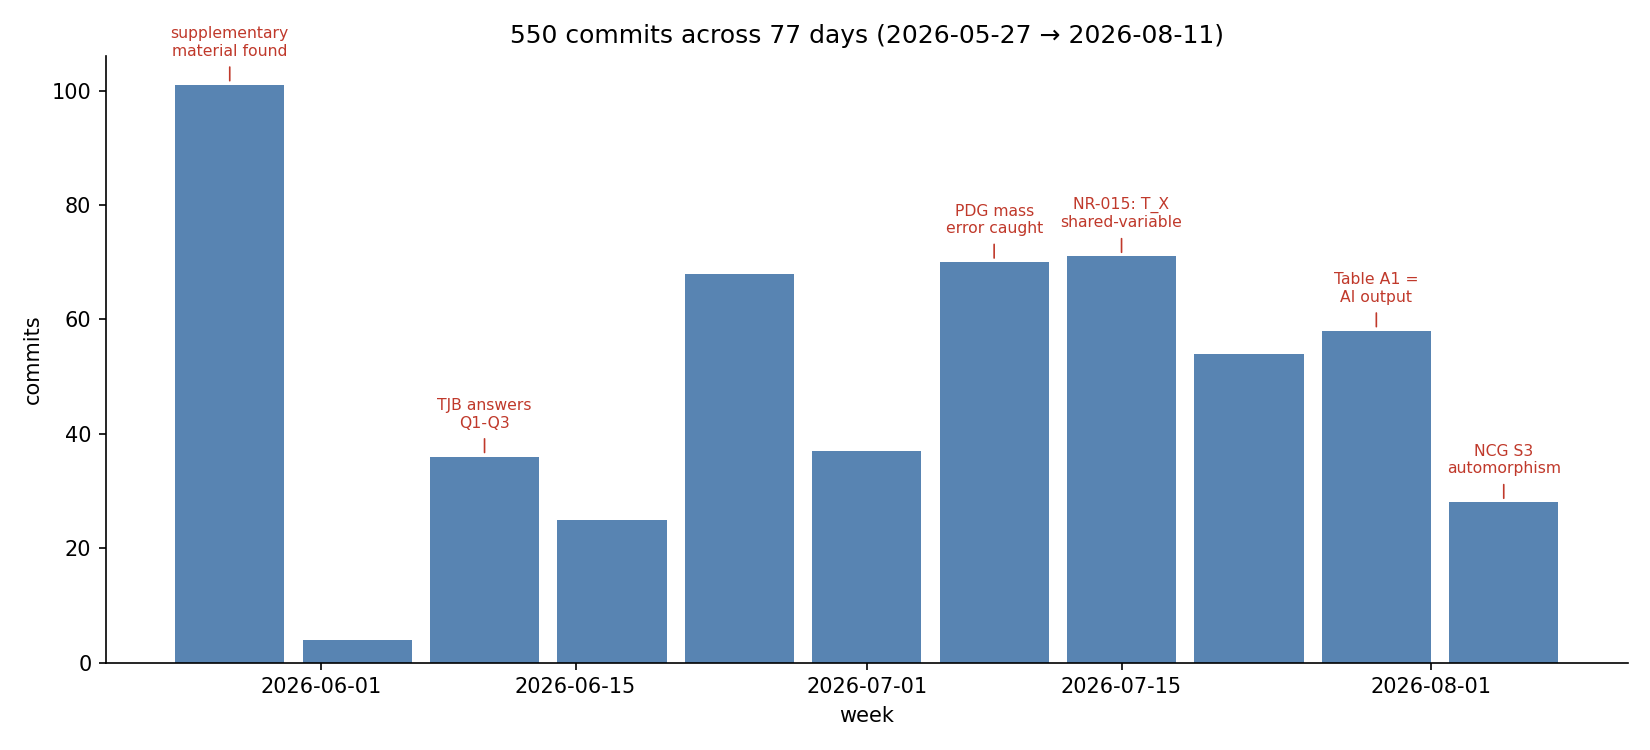

Generate this figure with Python:
"""F1 — Commit timeline: weekly commit counts over the project's 77 days,
with the milestones the chronology (01_CHRONOLOGY.md) already names.

Data source: `git log` on THIS repository, read live -- not a frozen file,
so the figure always matches the actual history. Run from the repo root.

NOT_VALIDATION - NOT_REFUTATION - OUR_RECONSTRUCTION
"""

import subprocess
from collections import Counter
from datetime import date, timedelta
from pathlib import Path

import matplotlib.pyplot as plt

OUT = Path(__file__).parent / "f1_commit_timeline.png"

# ---------------------------------------------------------------------------
# Pull every commit date, live, from this repo's own history.
# ---------------------------------------------------------------------------
result = subprocess.run(
    ["git", "log", "--format=%ad", "--date=short"],
    capture_output=True,
    text=True,
    check=True,
)
dates = [date.fromisoformat(d) for d in result.stdout.strip().split("\n")]
print(f"loaded {len(dates)} commit dates from git log")

first_day = min(dates)


def week_of(d: date) -> date:
    return first_day + timedelta(days=7 * ((d - first_day).days // 7))


weekly = Counter(week_of(d) for d in dates)
weeks = sorted(weekly)
counts = [weekly[w] for w in weeks]

# Milestones -- each date verified against git log in 01_CHRONOLOGY.md.
milestones = [
    (date(2026, 5, 30), "supplementary\nmaterial found"),
    (date(2026, 6, 15), "TJB answers\nQ1-Q3"),
    (date(2026, 7, 11), "PDG mass\nerror caught"),
    (date(2026, 7, 18), "NR-015: T_X\nshared-variable"),
    (date(2026, 8, 3), "Table A1 =\nAI output"),
    (date(2026, 8, 11), "NCG S3\nautomorphism"),
]

fig, ax = plt.subplots(figsize=(11, 5))
ax.bar(weeks, counts, width=6, color="#3b6ea5", alpha=0.85, edgecolor="none")
ax.set_xlabel("week")
ax.set_ylabel("commits")
ax.set_title(f"550 commits across 77 days ({first_day} → {max(dates)})")

for d, label in milestones:
    w = week_of(d)
    y = weekly.get(w, 0)
    ax.annotate(
        label,
        xy=(w, y),
        xytext=(0, 14),
        textcoords="offset points",
        ha="center",
        fontsize=7.5,
        rotation=0,
        arrowprops={"arrowstyle": "-", "color": "#c0392b", "lw": 0.8},
        color="#c0392b",
    )

ax.spines[["top", "right"]].set_visible(False)
fig.tight_layout()
fig.savefig(OUT, dpi=150)
print(f"saved {OUT}")
